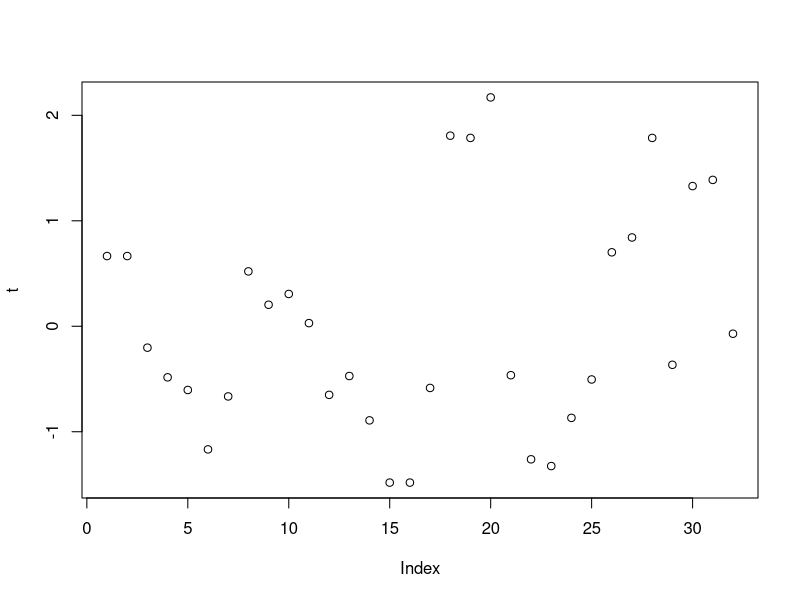
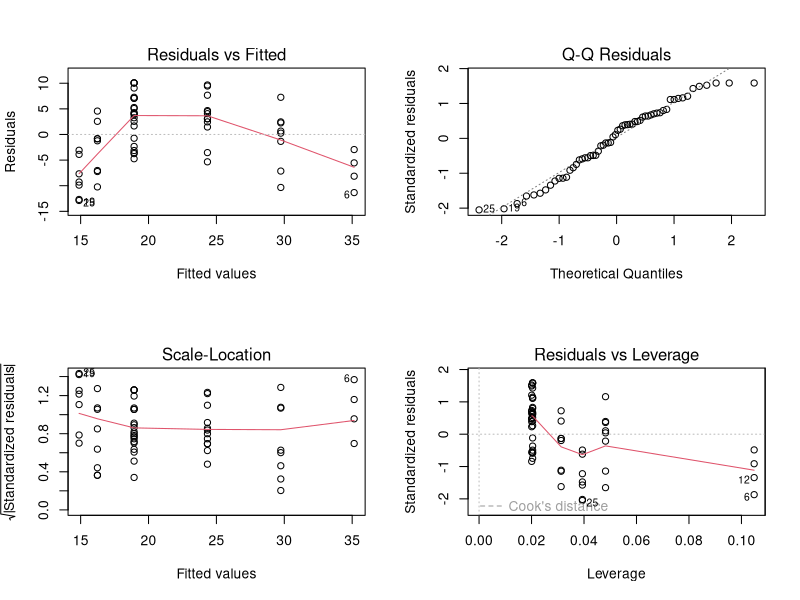
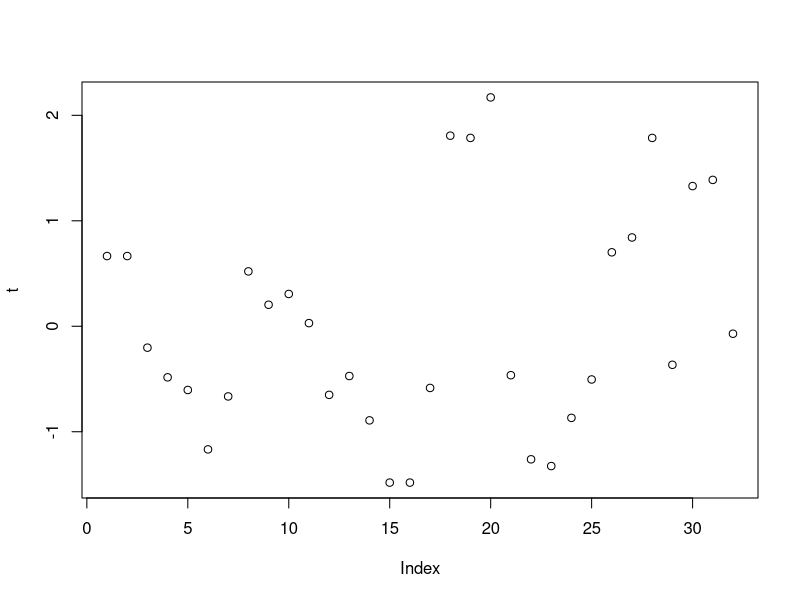
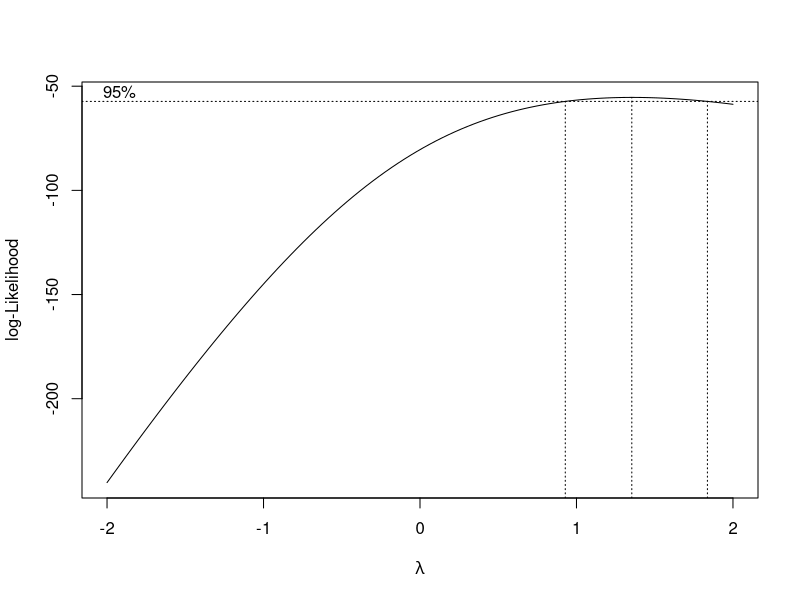
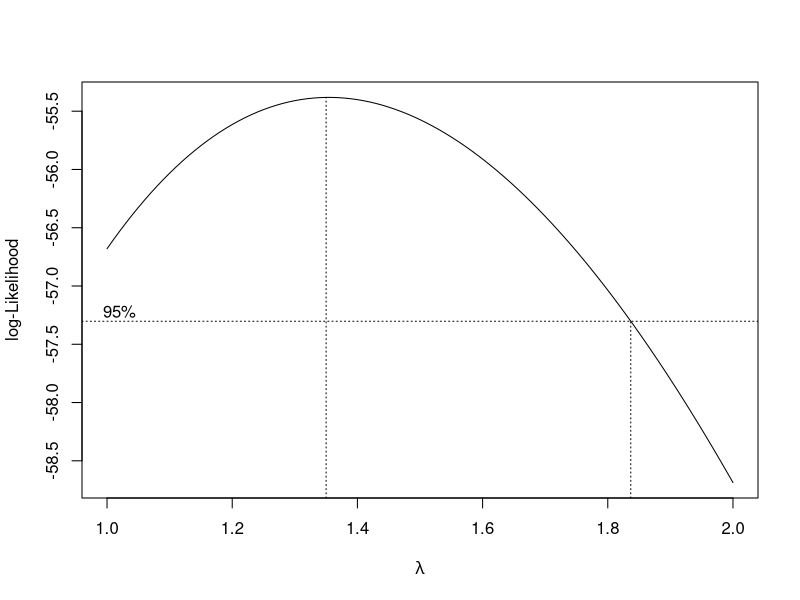
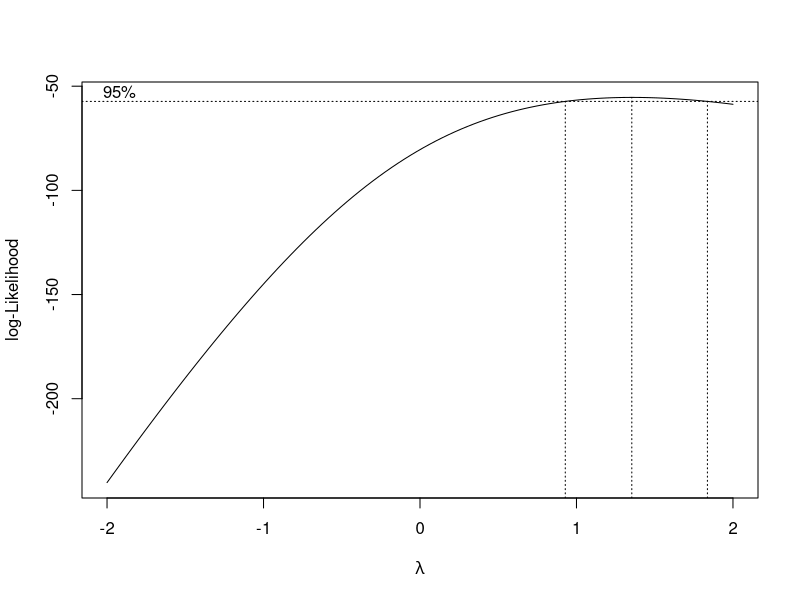
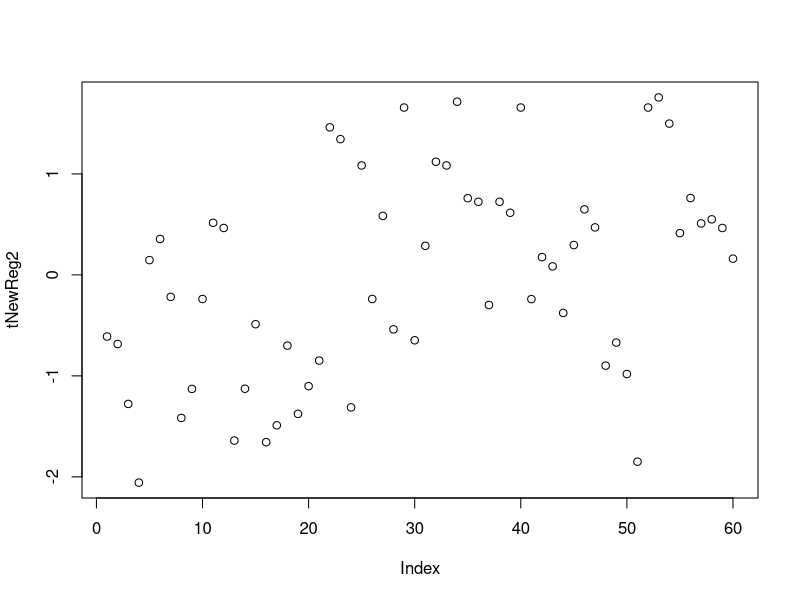
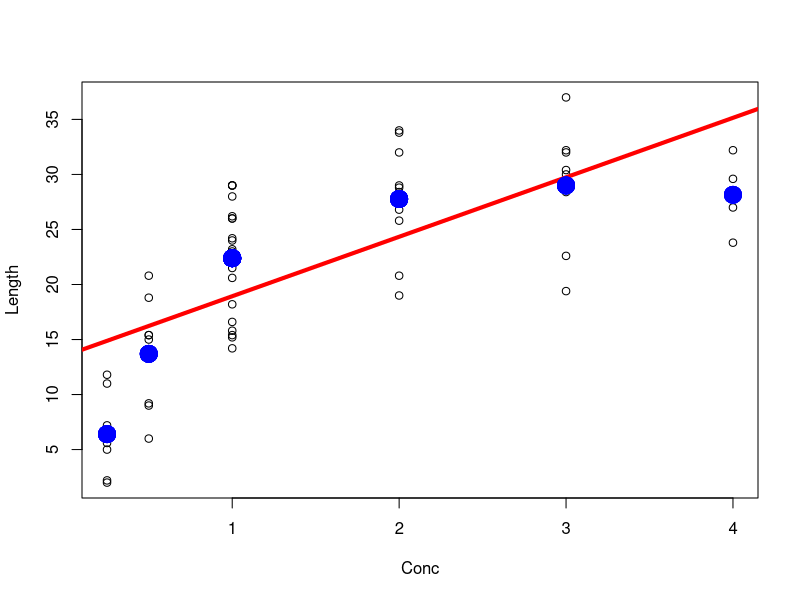

Write the R code that produced these figures, in order.
## ---- chunk 1
knitr::opts_chunk$set(echo = TRUE)
library(tidyverse)
library(car)
## ---- chunk 2
mtcars
## ---- chunk 3
reg <- lm(mpg~carb, data = mtcars) # the fuel consumption in miles per gallon ~ number of carburetors
summary(reg)
## ---- chunk 4
reduced <- lm(mpg ~ carb, data = mtcars) # simple linear regression predicting Y in terms of X 
full <- lm(mpg ~ as.factor(carb), data = mtcars) # using group means to predict Y for each value of X, thus treating X as a categorical variable

anova(reduced, full)
## ---- chunk 5
# Studentized residuals and testing for outliers
t <- rstudent(reg)
par(mfrow=c(1,1)) # Return to the 1x1 plot window 
plot(t)

t[abs(t) > 2]
attach(mtcars)
n = length(carb)
qt( 0.025/n, n-2 ) # -3.478736
t[ abs(t) > abs(qt( 0.025/n, n-2 ))]
## ---- chunk 6
outlierTest(reg)
## ---- chunk 7
library(MASS)
muscle
## ---- chunk 8
reg2 <- lm(Length~Conc, data = muscle)
summary(reg2)
## ---- chunk 9
anova(reg2)
qf(0.95, df1 = 1, df2 = 58)
## ---- chunk 10
confint(reg2, "Conc", level = 0.95)
## ---- chunk 11
summary(reg2)$coefficients[2,] # b_1
## ---- chunk 12
summary(reg2)$r.square
## ---- chunk 13
# muscle 
predict(reg2, data.frame(Conc = 2.5), interval = "confidence", level = 0.90)
## ---- chunk 14
predict(reg2, data.frame(Conc = 2.5), interval = "prediction", level = 0.90)
## ---- chunk 15
par(mfrow=c(2,2))
plot(reg2)
## ---- chunk 16
tReg2 <- rstudent(reg2)
par(mfrow=c(1,1)) # Return to the 1x1 plot window
plot(t)
shapiro.test(tReg2)
## ---- chunk 17
ncvTest(reg2)
## ---- chunk 18
boxcox(reg2)
## ---- chunk 19
boxcox(reg2, lambda = seq(1, 2, 0.01))
## ---- chunk 20
# find the max lambda, and we get the value is 1.353535
bc <- boxcox(reg2)
spot <- bc$x[which.max(bc$y)]
spot 
## ---- chunk 21
attach(muscle)
z <- Length^(1.353535)
newReg2 <- lm(z~Conc)
shapiro.test(rstudent(newReg2))
## ---- chunk 22
tNewReg2 <- rstudent(newReg2)
par(mfrow=c(1,1)) # Return to the 1x1 plot window
plot(tNewReg2)
## ---- chunk 23
reduced2 <- lm(Length ~ Conc, data = muscle)
full2 <- lm(Length ~ as.factor(Conc), data = muscle)

plot(Conc, Length)
abline(reduced2,col="red",lwd = 4)
points(Conc, predict(full2), col="blue", lwd = 10 )
## ---- chunk 24
anova(reduced2, full2)
